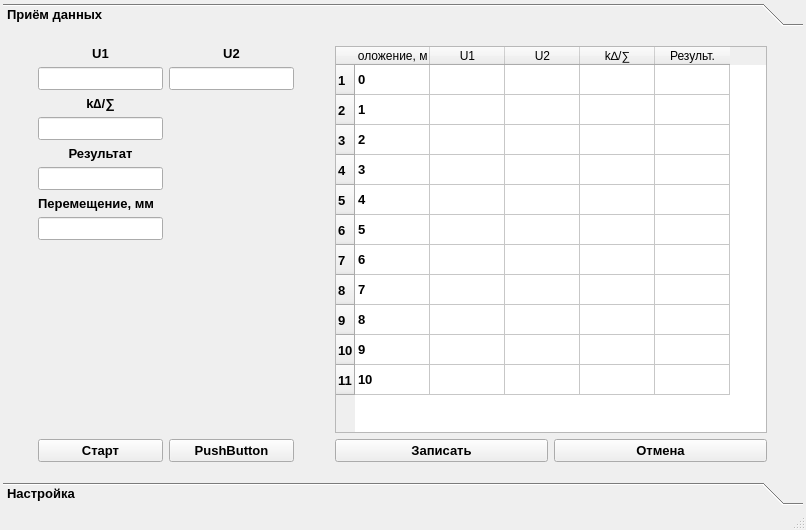
<?xml version="1.0" encoding="UTF-8"?>
<ui version="4.0">
 <class>MainWindow</class>
 <widget class="QMainWindow" name="MainWindow">
  <property name="geometry">
   <rect>
    <x>0</x>
    <y>0</y>
    <width>806</width>
    <height>530</height>
   </rect>
  </property>
  <property name="windowTitle">
   <string>MainWindow</string>
  </property>
  <widget class="QWidget" name="centralwidget">
   <layout class="QGridLayout" name="gridLayout">
    <property name="leftMargin">
     <number>3</number>
    </property>
    <property name="topMargin">
     <number>3</number>
    </property>
    <property name="rightMargin">
     <number>3</number>
    </property>
    <property name="bottomMargin">
     <number>3</number>
    </property>
    <item row="0" column="1">
     <widget class="QToolBox" name="tbxMain">
      <property name="font">
       <font>
        <pointsize>10</pointsize>
        <weight>75</weight>
        <bold>true</bold>
       </font>
      </property>
      <property name="frameShape">
       <enum>QFrame::NoFrame</enum>
      </property>
      <property name="currentIndex">
       <number>0</number>
      </property>
      <property name="tabSpacing">
       <number>2</number>
      </property>
      <widget class="QWidget" name="pgRcvData">
       <property name="geometry">
        <rect>
         <x>0</x>
         <y>0</y>
         <width>800</width>
         <height>431</height>
        </rect>
       </property>
       <attribute name="label">
        <string>Приём данных</string>
       </attribute>
       <layout class="QHBoxLayout" name="horizontalLayout">
        <item>
         <widget class="QWidget" name="widget" native="true">
          <property name="sizePolicy">
           <sizepolicy hsizetype="Fixed" vsizetype="Preferred">
            <horstretch>0</horstretch>
            <verstretch>0</verstretch>
           </sizepolicy>
          </property>
          <layout class="QGridLayout" name="gridLayout_6">
           <item row="3" column="0" colspan="2">
            <widget class="QLineEdit" name="leDer">
             <property name="sizePolicy">
              <sizepolicy hsizetype="Fixed" vsizetype="Fixed">
               <horstretch>0</horstretch>
               <verstretch>0</verstretch>
              </sizepolicy>
             </property>
            </widget>
           </item>
           <item row="0" column="2">
            <widget class="QLabel" name="label_4">
             <property name="text">
              <string>U2</string>
             </property>
             <property name="alignment">
              <set>Qt::AlignCenter</set>
             </property>
            </widget>
           </item>
           <item row="7" column="0" colspan="2">
            <widget class="QLineEdit" name="leMovement">
             <property name="sizePolicy">
              <sizepolicy hsizetype="Fixed" vsizetype="Fixed">
               <horstretch>0</horstretch>
               <verstretch>0</verstretch>
              </sizepolicy>
             </property>
            </widget>
           </item>
           <item row="1" column="2">
            <widget class="QLineEdit" name="leU2">
             <property name="sizePolicy">
              <sizepolicy hsizetype="Fixed" vsizetype="Fixed">
               <horstretch>0</horstretch>
               <verstretch>0</verstretch>
              </sizepolicy>
             </property>
             <property name="minimumSize">
              <size>
               <width>125</width>
               <height>0</height>
              </size>
             </property>
            </widget>
           </item>
           <item row="5" column="0" colspan="2">
            <widget class="QLineEdit" name="leRes">
             <property name="sizePolicy">
              <sizepolicy hsizetype="Fixed" vsizetype="Fixed">
               <horstretch>0</horstretch>
               <verstretch>0</verstretch>
              </sizepolicy>
             </property>
            </widget>
           </item>
           <item row="1" column="0" colspan="2">
            <widget class="QLineEdit" name="leU1">
             <property name="sizePolicy">
              <sizepolicy hsizetype="Fixed" vsizetype="Fixed">
               <horstretch>0</horstretch>
               <verstretch>0</verstretch>
              </sizepolicy>
             </property>
             <property name="minimumSize">
              <size>
               <width>125</width>
               <height>0</height>
              </size>
             </property>
            </widget>
           </item>
           <item row="8" column="0">
            <spacer name="verticalSpacer_2">
             <property name="orientation">
              <enum>Qt::Vertical</enum>
             </property>
             <property name="sizeHint" stdset="0">
              <size>
               <width>20</width>
               <height>40</height>
              </size>
             </property>
            </spacer>
           </item>
           <item row="6" column="0" colspan="2">
            <widget class="QLabel" name="label_7">
             <property name="text">
              <string>Перемещение, мм</string>
             </property>
            </widget>
           </item>
           <item row="9" column="2">
            <widget class="QPushButton" name="pushButton_2">
             <property name="sizePolicy">
              <sizepolicy hsizetype="Preferred" vsizetype="Fixed">
               <horstretch>0</horstretch>
               <verstretch>0</verstretch>
              </sizepolicy>
             </property>
             <property name="text">
              <string>PushButton</string>
             </property>
            </widget>
           </item>
           <item row="9" column="0" colspan="2">
            <widget class="QPushButton" name="pbtnStart">
             <property name="sizePolicy">
              <sizepolicy hsizetype="Preferred" vsizetype="Fixed">
               <horstretch>0</horstretch>
               <verstretch>0</verstretch>
              </sizepolicy>
             </property>
             <property name="text">
              <string>Старт</string>
             </property>
            </widget>
           </item>
           <item row="4" column="0" colspan="2">
            <widget class="QLabel" name="label_6">
             <property name="text">
              <string>Результат</string>
             </property>
             <property name="alignment">
              <set>Qt::AlignCenter</set>
             </property>
            </widget>
           </item>
           <item row="2" column="0" colspan="2">
            <widget class="QLabel" name="label_5">
             <property name="text">
              <string>k∆/∑</string>
             </property>
             <property name="alignment">
              <set>Qt::AlignCenter</set>
             </property>
            </widget>
           </item>
           <item row="0" column="0" colspan="2">
            <widget class="QLabel" name="label_3">
             <property name="text">
              <string>U1</string>
             </property>
             <property name="alignment">
              <set>Qt::AlignCenter</set>
             </property>
            </widget>
           </item>
          </layout>
         </widget>
        </item>
        <item>
         <widget class="QWidget" name="widget_2" native="true">
          <property name="sizePolicy">
           <sizepolicy hsizetype="Fixed" vsizetype="Preferred">
            <horstretch>0</horstretch>
            <verstretch>0</verstretch>
           </sizepolicy>
          </property>
          <property name="minimumSize">
           <size>
            <width>450</width>
            <height>0</height>
           </size>
          </property>
          <layout class="QGridLayout" name="gridLayout_5">
           <item row="1" column="1">
            <widget class="QPushButton" name="pbtCancel">
             <property name="text">
              <string>Отмена</string>
             </property>
            </widget>
           </item>
           <item row="1" column="0">
            <widget class="QPushButton" name="pbtWrite">
             <property name="text">
              <string>Записать</string>
             </property>
            </widget>
           </item>
           <item row="0" column="0" colspan="2">
            <widget class="QTableWidget" name="tableWidget">
             <property name="gridStyle">
              <enum>Qt::SolidLine</enum>
             </property>
             <attribute name="horizontalHeaderVisible">
              <bool>true</bool>
             </attribute>
             <attribute name="horizontalHeaderDefaultSectionSize">
              <number>75</number>
             </attribute>
             <row>
              <property name="text">
               <string>1</string>
              </property>
             </row>
             <row>
              <property name="text">
               <string>2</string>
              </property>
             </row>
             <row>
              <property name="text">
               <string>3</string>
              </property>
             </row>
             <row>
              <property name="text">
               <string>4</string>
              </property>
             </row>
             <row>
              <property name="text">
               <string>5</string>
              </property>
             </row>
             <row>
              <property name="text">
               <string>6</string>
              </property>
             </row>
             <row>
              <property name="text">
               <string>7</string>
              </property>
             </row>
             <row>
              <property name="text">
               <string>8</string>
              </property>
             </row>
             <row>
              <property name="text">
               <string>9</string>
              </property>
             </row>
             <row>
              <property name="text">
               <string>10</string>
              </property>
             </row>
             <row>
              <property name="text">
               <string>11</string>
              </property>
             </row>
             <column>
              <property name="text">
               <string>Положение, мм</string>
              </property>
             </column>
             <column>
              <property name="text">
               <string>U1</string>
              </property>
             </column>
             <column>
              <property name="text">
               <string>U2</string>
              </property>
             </column>
             <column>
              <property name="text">
               <string>k∆/∑</string>
              </property>
             </column>
             <column>
              <property name="text">
               <string>Результ.</string>
              </property>
             </column>
             <item row="0" column="0">
              <property name="text">
               <string>0</string>
              </property>
             </item>
             <item row="1" column="0">
              <property name="text">
               <string>1</string>
              </property>
             </item>
             <item row="2" column="0">
              <property name="text">
               <string>2</string>
              </property>
             </item>
             <item row="3" column="0">
              <property name="text">
               <string>3</string>
              </property>
             </item>
             <item row="4" column="0">
              <property name="text">
               <string>4</string>
              </property>
             </item>
             <item row="5" column="0">
              <property name="text">
               <string>5</string>
              </property>
             </item>
             <item row="6" column="0">
              <property name="text">
               <string>6</string>
              </property>
             </item>
             <item row="7" column="0">
              <property name="text">
               <string>7</string>
              </property>
             </item>
             <item row="8" column="0">
              <property name="text">
               <string>8</string>
              </property>
             </item>
             <item row="9" column="0">
              <property name="text">
               <string>9</string>
              </property>
             </item>
             <item row="10" column="0">
              <property name="text">
               <string>10</string>
              </property>
             </item>
            </widget>
           </item>
          </layout>
         </widget>
        </item>
       </layout>
      </widget>
      <widget class="QWidget" name="pgSettings">
       <property name="geometry">
        <rect>
         <x>0</x>
         <y>0</y>
         <width>774</width>
         <height>428</height>
        </rect>
       </property>
       <attribute name="label">
        <string>Настройка</string>
       </attribute>
       <layout class="QGridLayout" name="gridLayout_2">
        <property name="leftMargin">
         <number>3</number>
        </property>
        <property name="topMargin">
         <number>3</number>
        </property>
        <property name="rightMargin">
         <number>3</number>
        </property>
        <property name="bottomMargin">
         <number>3</number>
        </property>
        <property name="horizontalSpacing">
         <number>6</number>
        </property>
        <item row="0" column="0">
         <widget class="QGroupBox" name="gbCOM">
          <property name="font">
           <font>
            <pointsize>8</pointsize>
            <weight>50</weight>
            <bold>false</bold>
           </font>
          </property>
          <property name="title">
           <string>Настройка порта</string>
          </property>
          <layout class="QGridLayout" name="gridLayout_3">
           <item row="0" column="1">
            <widget class="QLabel" name="label_2">
             <property name="text">
              <string>Скорость (бит/с)</string>
             </property>
             <property name="alignment">
              <set>Qt::AlignCenter</set>
             </property>
            </widget>
           </item>
           <item row="0" column="0">
            <widget class="QLabel" name="label">
             <property name="text">
              <string>COM порт</string>
             </property>
             <property name="alignment">
              <set>Qt::AlignCenter</set>
             </property>
            </widget>
           </item>
           <item row="2" column="1">
            <widget class="QComboBox" name="cmbCOMSpeed">
             <property name="minimumSize">
              <size>
               <width>125</width>
               <height>0</height>
              </size>
             </property>
            </widget>
           </item>
           <item row="3" column="0">
            <spacer name="verticalSpacer">
             <property name="orientation">
              <enum>Qt::Vertical</enum>
             </property>
             <property name="sizeHint" stdset="0">
              <size>
               <width>20</width>
               <height>40</height>
              </size>
             </property>
            </spacer>
           </item>
           <item row="2" column="0">
            <widget class="QComboBox" name="cmbCOM">
             <property name="sizePolicy">
              <sizepolicy hsizetype="Preferred" vsizetype="Fixed">
               <horstretch>0</horstretch>
               <verstretch>0</verstretch>
              </sizepolicy>
             </property>
             <property name="minimumSize">
              <size>
               <width>125</width>
               <height>0</height>
              </size>
             </property>
            </widget>
           </item>
           <item row="2" column="2">
            <spacer name="horizontalSpacer">
             <property name="orientation">
              <enum>Qt::Horizontal</enum>
             </property>
             <property name="sizeHint" stdset="0">
              <size>
               <width>40</width>
               <height>20</height>
              </size>
             </property>
            </spacer>
           </item>
          </layout>
         </widget>
        </item>
        <item row="1" column="0">
         <widget class="QGroupBox" name="groupBox_2">
          <property name="font">
           <font>
            <weight>50</weight>
            <bold>false</bold>
           </font>
          </property>
          <property name="title">
           <string>GroupBox</string>
          </property>
         </widget>
        </item>
       </layout>
      </widget>
     </widget>
    </item>
   </layout>
  </widget>
  <widget class="QMenuBar" name="menubar">
   <property name="geometry">
    <rect>
     <x>0</x>
     <y>0</y>
     <width>806</width>
     <height>21</height>
    </rect>
   </property>
  </widget>
  <widget class="QStatusBar" name="statusbar"/>
 </widget>
 <resources/>
 <connections/>
</ui>
